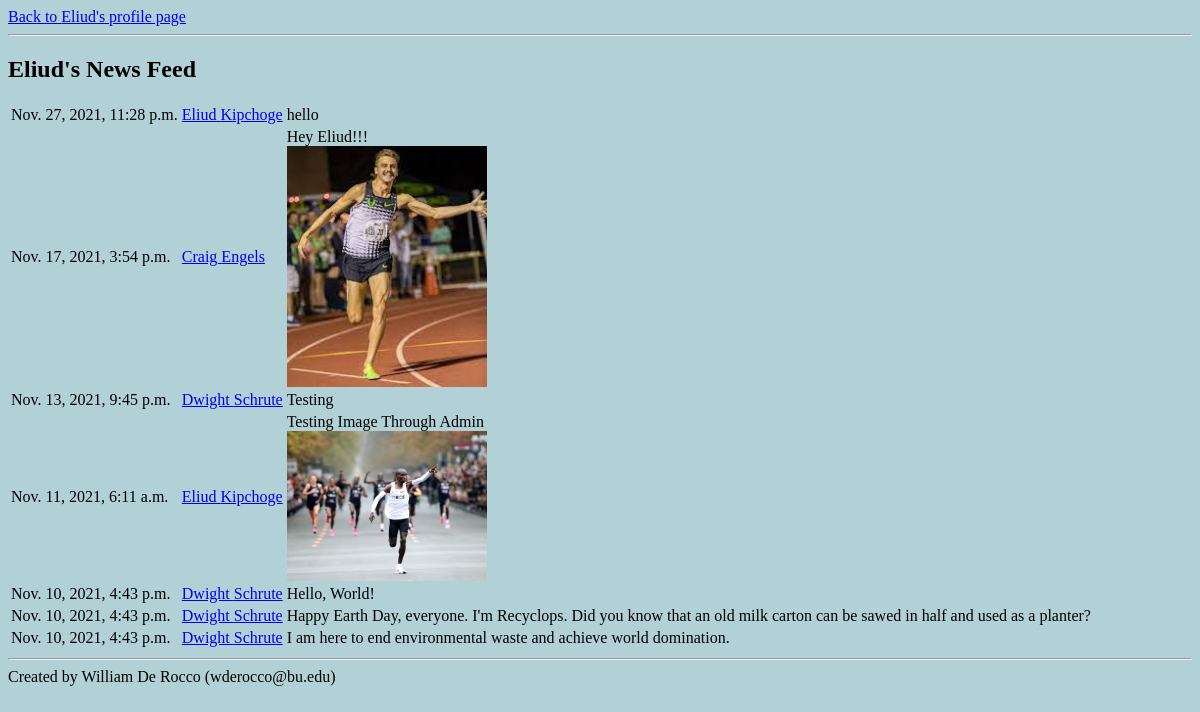
The app's page /mini_fb/profile/1/news_feed, older data.
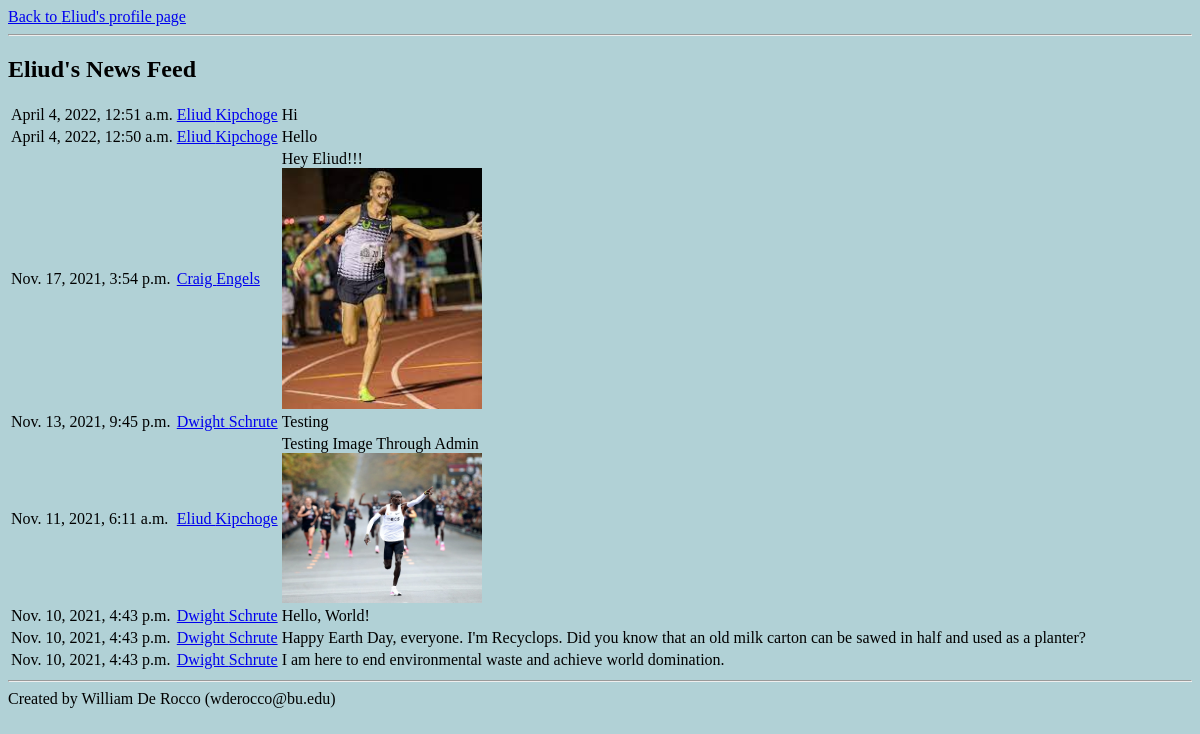
The same page, newer data.
### mini_fb/models.py (models this page shows, shortened)
class Profile(models.Model):
    first_name = models.TextField(blank=True)
    last_name = models.TextField(blank=True)
    birth_date = models.DateField(null=True, blank=True)
    city = models.TextField(blank=True)
    email_address = models.TextField(blank=True)
    image_url = models.URLField(blank=True)
    friends = models.ManyToManyField("self", blank=True) # allow any Profile object to have other Profile objects as friends
    def get_friends(self):
        return self.friends.all()
    def get_news_feed(self):
        news = StatusMessage.objects.filter(profile__in=self.get_friends()).order_by("-timestamp")
        return news

class StatusMessage(models.Model):
    timestamp = models.DateTimeField(auto_now_add=True)
    message = models.TextField(blank=True)
    profile = models.ForeignKey(Profile, on_delete=models.CASCADE)
    image = models.ImageField(blank=True)

### mini_fb/views.py (the view)
# urls.py: path('profile/<int:pk>/news_feed', ShowNewsFeedView.as_view(), name="news_feed"),
class ShowNewsFeedView(DetailView):
    model = Profile
    template_name = "mini_fb/show_news_feed.html"
    context_object_name = "profile"

### mini_fb/templates/mini_fb/show_news_feed.html
<html style="background-color: rgb(177, 209, 214);">
  <a href="{% url 'show_profile_page' profile.pk %}">Back to {{profile.first_name}}'s profile page</a>
<hr>
<h2>{{profile.first_name}}'s News Feed</h2>
<table>
    {% for news in profile.get_news_feed %}
        <tr>
            <td>
                {{news.timestamp}}
            </td>
            <td>
                <a href="{% url 'show_profile_page' news.profile.pk %}">{{news.profile.first_name}} {{news.profile.last_name}}</a>
            </td>
            <td>
                {{news.message}}</br>
                {% if news.image %}
                <img src='{{news.image.url}}' style='max-width: 200;'>
                {% endif %}
            </td>
        </tr>
    {% endfor %}
</table>
<hr>
Created by William De Rocco (wderocco@bu.edu)
</html>

Row changes from the older to the newer data that the page shows:
removed StatusMessage: timestamp "Nov. 27, 2021, 11:28 p.m.", profile.first_name "Eliud", profile.last_name "Kipchoge", message "hello"
added StatusMessage: timestamp "April 4, 2022, 12:51 a.m.", profile.first_name "Eliud", profile.last_name "Kipchoge", message "Hi"
added StatusMessage: timestamp "April 4, 2022, 12:50 a.m.", profile.first_name "Eliud", profile.last_name "Kipchoge", message "Hello"
